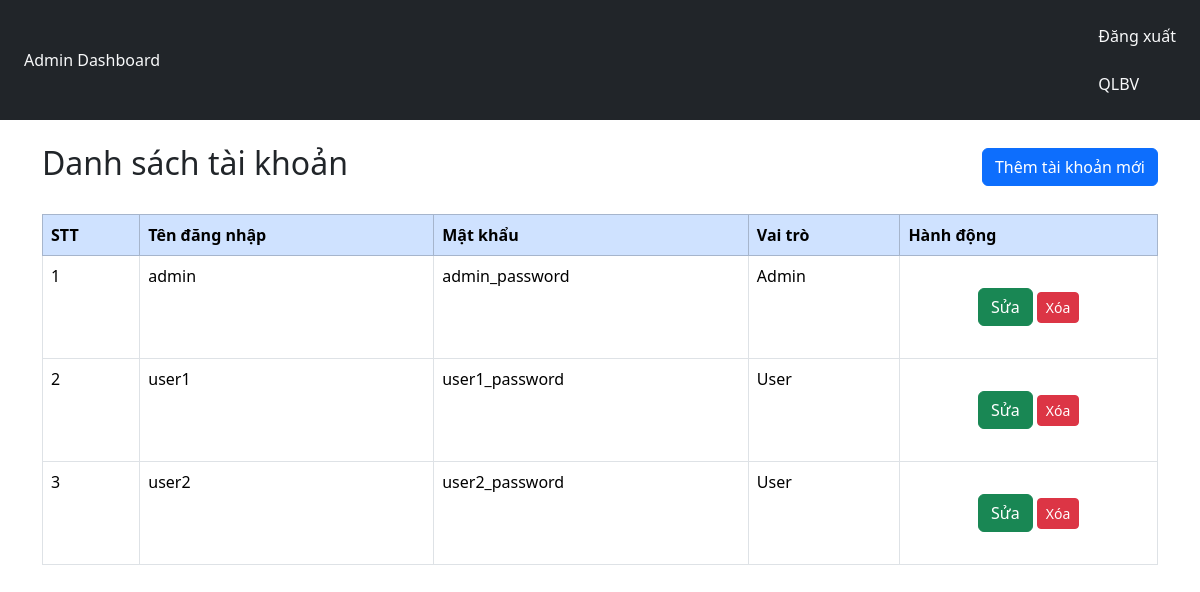
Screenshot of /views/admin/user_management.php with the database file from the repository.
### tables this page shows
CREATE TABLE users (
    id INT AUTO_INCREMENT PRIMARY KEY,
    username VARCHAR(255) NOT NULL,
    password VARCHAR(255) NOT NULL,
    role INT NOT NULL  CHECK (role IN (0, 1))  
);

### models/User.php (called while the page is built, shortened)
<?php
require_once __DIR__ . "/../config/config.php";
class User
{
    private $pdo;
    public function __construct()
    {
        global $pdo;
        $this->pdo = $pdo;
    }
    public function getAllUsers()
    {
        $stmt = $this->pdo->query("SELECT * FROM users");
        return $stmt->fetchAll();
    }
}

### views/admin/user_management.php (the view, shortened to what this page needs)
<!DOCTYPE html>
<html lang="en">
<head>
    <link href="../../assets/css/bootstrap.min.css" rel="stylesheet">
    <link href="../../assets/css/style.css" rel="stylesheet">
</head>
<body>
    <nav class="navbar bg-dark p-4">
        <span class="text-light">Admin Dashboard</span>
        <div class="ml-auto">
            <span class="text-light ms-auto"><a class="nav-link" href="../../index.php">Đăng xuất</a></span>
            <span class="text-light ms-3"><a class="nav-link" href="./dashboard.php">QLBV</a></span>
        </div>
    </nav>
    <div class="container mt-4">
        <div class="d-flex justify-content-between align-items-center mb-4">
            <h2>Danh sách tài khoản</h2>
            <a href="./users/add.php" class="btn btn-primary">Thêm tài khoản mới</a>
        </div>
        <table class="table table-bordered table-hover">
            <thead class="table-primary">
                <tr>
                    <th>STT</th>
                    <th>Tên đăng nhập</th>
                    <th>Mật khẩu</th>
                    <th>Vai trò</th>
                    <th>Hành động</th>
                </tr>
            </thead>
            <tbody>
                <?php
                require_once __DIR__ . '/../../config/config.php';
                require_once __DIR__ . '/../../models/User.php';
                $userModel = new User();
                $users = $userModel->getAllUsers();
                foreach ($users as $index => $user) {
                    echo "<tr>
                        <td>" . ($index + 1) . "</td>
                        <td>{$user['username']}</td>
                        <td>{$user['password']}</td>
                        <td>" . ($user['role'] == 1 ? 'Admin' : 'User') . "</td>
                        <td>
                            <div class='my-4 btns text-center'>
                                <a href='./users/edit.php?id={$user['id']}' class='btn btn-success'>Sửa</a>
                                <button class='btn btn-danger btn-sm' data-bs-toggle='modal' data-bs-target='#deleteUserModal' data-id='{$user['id']}'>Xóa</button>
                            </div>
                        </td>
                    </tr>";
                }
                ?>
            </tbody>
        </table>
    </div>
</body>
</html>

### assets/css/style.css (style rules this page uses)
* { margin: 0; padding: 0; box-sizing: border-box; }

### rows the page displays
users: username "admin", password "admin_password", role "Admin"
users: username "user1", password "user1_password", role "User"
users: username "user2", password "user2_password", role "User"
